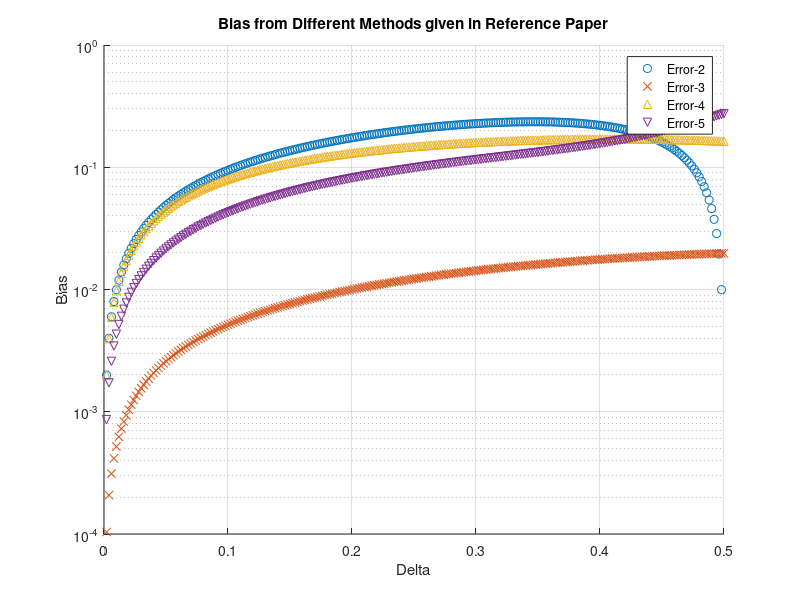

MATLAB code to generate this figure:
delta=0:0.002:0.5;
N=8;
A=10;
Rk1=zeros(size(delta));
for i=1:N
    e1=A*exp(1i*(2*pi/N)*(delta+1)*(i-1));
    Rk1=Rk1+e1;
end

Rk2=zeros(size(delta));
for i=1:N
    e2=A*exp(1i*(2*pi/N)*(delta)*(i-1));
    Rk2=Rk2+e2;
end

Rk3=zeros(size(delta));
for i=1:N
    e3=A*exp(1i*(2*pi/N)*(delta-1)*(i-1));
    Rk3=Rk3+e3;
end

error2=(abs(Rk3)-abs(Rk1))./(4*abs(Rk2)-2*abs(Rk1)-2*abs(Rk3));

error3=-real((Rk3-Rk1)./(2*Rk2-Rk1-Rk3));

P=1.22;
error4=P*(abs(Rk3)-abs(Rk1))./(abs(Rk1)+abs(Rk2)+abs(Rk3));

Q=0.60;
error5=Q*(Rk1-Rk3)./(2*Rk2+Rk1+Rk3);

hold on;
set(gca, 'YScale', 'log');ylim([0.0001,1]);
plot(delta,abs(error2-delta),'o',delta,abs(error3-delta),'x',delta,abs(error4-delta),'^',delta,abs(error5-delta),'v');
legend({'Error-2','Error-3','Error-4','Error-5'},'Location','northeast');
title('Bias from Different Methods given in Reference Paper');xlabel('Delta');ylabel('Bias');grid on;
hold off;
